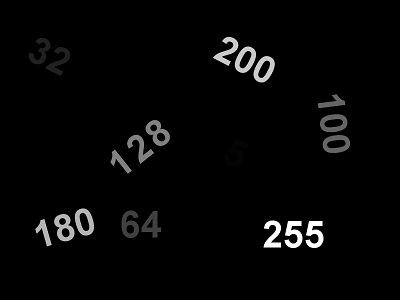
#> input picture opencv__examples/find_objects/image.png, 400 x 300 px
$ python main.py
#> lines starting #> are read from the running program, lines starting #| are printed output that depends on the picture; after the words box and inside, x2 and y2 are one past the last pixel; in counts of white or black regions, pixels touching at a corner belong together
#!/usr/bin/env python3
# -*- coding: utf-8 -*-

__author__ = "ipetrash"


# pip install opencv-python
import cv2


img = cv2.imread("image.png")
#> img is the input picture: shape (300, 400, 3); min 0, max 255, mean 6.2
cv2.imshow("img", img)

gray_img = cv2.cvtColor(img, cv2.COLOR_BGR2GRAY)

ret, thresh = cv2.threshold(gray_img, 0, 255, cv2.THRESH_BINARY)
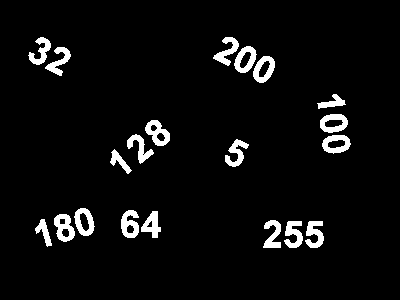
#> thresh: shape (300, 400); 5% white; 20 white regions
# cv2.imshow('thresh', thresh)

contours, _ = cv2.findContours(thresh, cv2.RETR_EXTERNAL, cv2.CHAIN_APPROX_SIMPLE)
#> contours = 20 contours; largest, box (x1, y1, x2, y2) and area: (234, 46, 257, 73) 399, (253, 56, 275, 83) 398, (74, 208, 95, 236) 396, (320, 114, 348, 133) 396, (322, 135, 351, 154) 392
# [5 lines of commented-out code are left out]

img_with_rect = img.copy()

for contour in contours:
    rect = cv2.boundingRect(contour)
    x, y, w, h = rect

    cv2.rectangle(img_with_rect, (x, y), (x + w, y + h), (0, 0, 255))
#> this loop made 20 passes
#> (x, y, w, h) on passes 1 to 12: (305, 221, 19, 27), (284, 221, 19, 27), (263, 220, 18, 28), (35, 219, 17, 28), (54, 214, 21, 28), (141, 211, 20, 27), (121, 210, 18, 28), (74, 208, 21, 28), (110, 149, 22, 25), (225, 139, 24, 28), (322, 135, 29, 19), (127, 134, 27, 30)
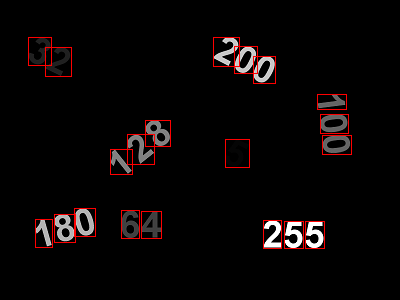
#> img_with_rect: shape (300, 400, 3); 1.62% of pixels changed, all inside (x1, y1, x2, y2) = (28, 37, 352, 249)

cv2.imshow("img_with_rect", img_with_rect)

#
# Draw img_with_rect_rect
#
cv2.drawContours(img_with_rect, contours, -1, (0, 255, 0), 10)
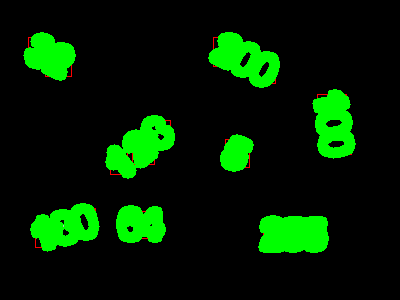
#> img_with_rect: shape (300, 400, 3); 12.84% of pixels changed, all inside (x1, y1, x2, y2) = (23, 32, 356, 253)
gray_img = cv2.cvtColor(img_with_rect, cv2.COLOR_BGR2GRAY)
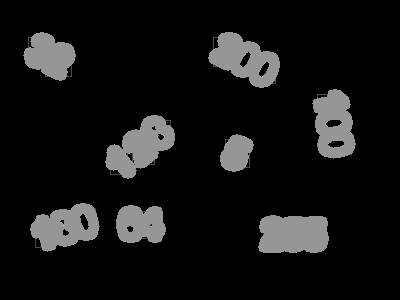
#> gray_img: shape (300, 400); min 0, max 191, mean 19.4
contours, _ = cv2.findContours(gray_img, cv2.RETR_EXTERNAL, cv2.CHAIN_APPROX_SIMPLE)
#> contours = 8 contours; box (x1, y1, x2, y2) and area: (105, 115, 175, 179) 2452, (208, 32, 280, 88) 2382, (258, 215, 329, 253) 2324, (30, 203, 100, 252) 2222, (312, 89, 356, 159) 2188, (23, 32, 76, 81) 1682, (116, 205, 166, 243) 1514, (220, 134, 254, 172) 900
# cv2.imshow('image_', image)

img_with_rect_rect = img.copy()

for contour in contours:
    rect = cv2.boundingRect(contour)
    x, y, w, h = rect

    cv2.rectangle(img_with_rect_rect, (x, y), (x + w, y + h), (0, 0, 255))
#> this loop made 8 passes
#> (x, y, w, h) on passes 1 to 8: (258, 215, 71, 38), (116, 205, 50, 38), (30, 203, 70, 49), (220, 134, 34, 38), (105, 115, 70, 64), (312, 89, 44, 70), (208, 32, 72, 56), (23, 32, 53, 49)
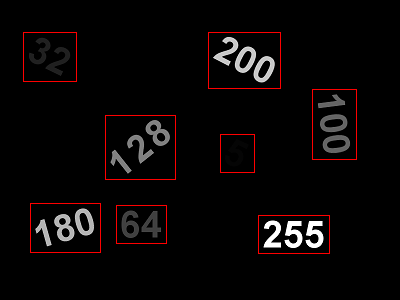
#> img_with_rect_rect: shape (300, 400, 3); 1.44% of pixels changed, all inside (x1, y1, x2, y2) = (23, 32, 357, 254)

cv2.imshow("img_with_rect_rect", img_with_rect_rect)

cv2.waitKey()
cv2.destroyAllWindows()
